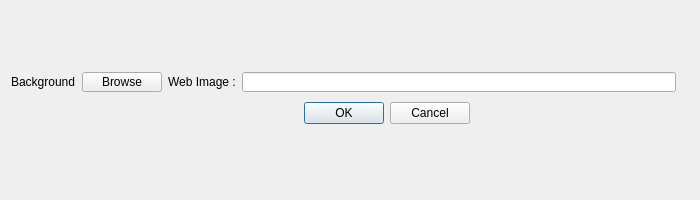
<?xml version="1.0" encoding="UTF-8"?>
<ui version="4.0">
 <class>Setting</class>
 <widget class="QDialog" name="Setting">
  <property name="geometry">
   <rect>
    <x>0</x>
    <y>0</y>
    <width>700</width>
    <height>200</height>
   </rect>
  </property>
  <property name="minimumSize">
   <size>
    <width>500</width>
    <height>200</height>
   </size>
  </property>
  <property name="maximumSize">
   <size>
    <width>700</width>
    <height>1000</height>
   </size>
  </property>
  <property name="windowTitle">
   <string>Dialog</string>
  </property>
  <layout class="QVBoxLayout" name="verticalLayout_2">
   <item>
    <layout class="QVBoxLayout" name="verticalLayout">
     <item>
      <layout class="QHBoxLayout" name="horizontalLayout">
       <item>
        <widget class="QLabel" name="L1">
         <property name="minimumSize">
          <size>
           <width>65</width>
           <height>20</height>
          </size>
         </property>
         <property name="maximumSize">
          <size>
           <width>65</width>
           <height>20</height>
          </size>
         </property>
         <property name="text">
          <string>Background</string>
         </property>
        </widget>
       </item>
       <item>
        <widget class="QPushButton" name="backgroundPushButton">
         <property name="minimumSize">
          <size>
           <width>80</width>
           <height>20</height>
          </size>
         </property>
         <property name="maximumSize">
          <size>
           <width>100</width>
           <height>20</height>
          </size>
         </property>
         <property name="text">
          <string>Browse</string>
         </property>
        </widget>
       </item>
       <item>
        <widget class="QLabel" name="label">
         <property name="minimumSize">
          <size>
           <width>0</width>
           <height>20</height>
          </size>
         </property>
         <property name="maximumSize">
          <size>
           <width>100</width>
           <height>20</height>
          </size>
         </property>
         <property name="text">
          <string>Web Image :</string>
         </property>
        </widget>
       </item>
       <item>
        <widget class="QLineEdit" name="backgroundLineEdit">
         <property name="minimumSize">
          <size>
           <width>0</width>
           <height>20</height>
          </size>
         </property>
         <property name="maximumSize">
          <size>
           <width>1000</width>
           <height>20</height>
          </size>
         </property>
        </widget>
       </item>
       <item>
        <spacer name="horizontalSpacer">
         <property name="orientation">
          <enum>Qt::Horizontal</enum>
         </property>
         <property name="sizeType">
          <enum>QSizePolicy::Minimum</enum>
         </property>
         <property name="sizeHint" stdset="0">
          <size>
           <width>13</width>
           <height>13</height>
          </size>
         </property>
        </spacer>
       </item>
      </layout>
     </item>
     <item>
      <layout class="QHBoxLayout" name="horizontalLayout_2">
       <item>
        <spacer name="horizontalSpacer_3">
         <property name="orientation">
          <enum>Qt::Horizontal</enum>
         </property>
         <property name="sizeType">
          <enum>QSizePolicy::Minimum</enum>
         </property>
         <property name="sizeHint" stdset="0">
          <size>
           <width>40</width>
           <height>20</height>
          </size>
         </property>
        </spacer>
       </item>
       <item>
        <widget class="QDialogButtonBox" name="buttonBox">
         <property name="minimumSize">
          <size>
           <width>200</width>
           <height>30</height>
          </size>
         </property>
         <property name="maximumSize">
          <size>
           <width>200</width>
           <height>30</height>
          </size>
         </property>
         <property name="orientation">
          <enum>Qt::Horizontal</enum>
         </property>
         <property name="standardButtons">
          <set>QDialogButtonBox::Cancel|QDialogButtonBox::Ok</set>
         </property>
        </widget>
       </item>
      </layout>
     </item>
    </layout>
   </item>
  </layout>
 </widget>
 <resources/>
 <connections>
  <connection>
   <sender>buttonBox</sender>
   <signal>accepted()</signal>
   <receiver>Setting</receiver>
   <slot>accept()</slot>
   <hints>
    <hint type="sourcelabel">
     <x>248</x>
     <y>254</y>
    </hint>
    <hint type="destinationlabel">
     <x>157</x>
     <y>274</y>
    </hint>
   </hints>
  </connection>
  <connection>
   <sender>buttonBox</sender>
   <signal>rejected()</signal>
   <receiver>Setting</receiver>
   <slot>reject()</slot>
   <hints>
    <hint type="sourcelabel">
     <x>316</x>
     <y>260</y>
    </hint>
    <hint type="destinationlabel">
     <x>286</x>
     <y>274</y>
    </hint>
   </hints>
  </connection>
 </connections>
</ui>
